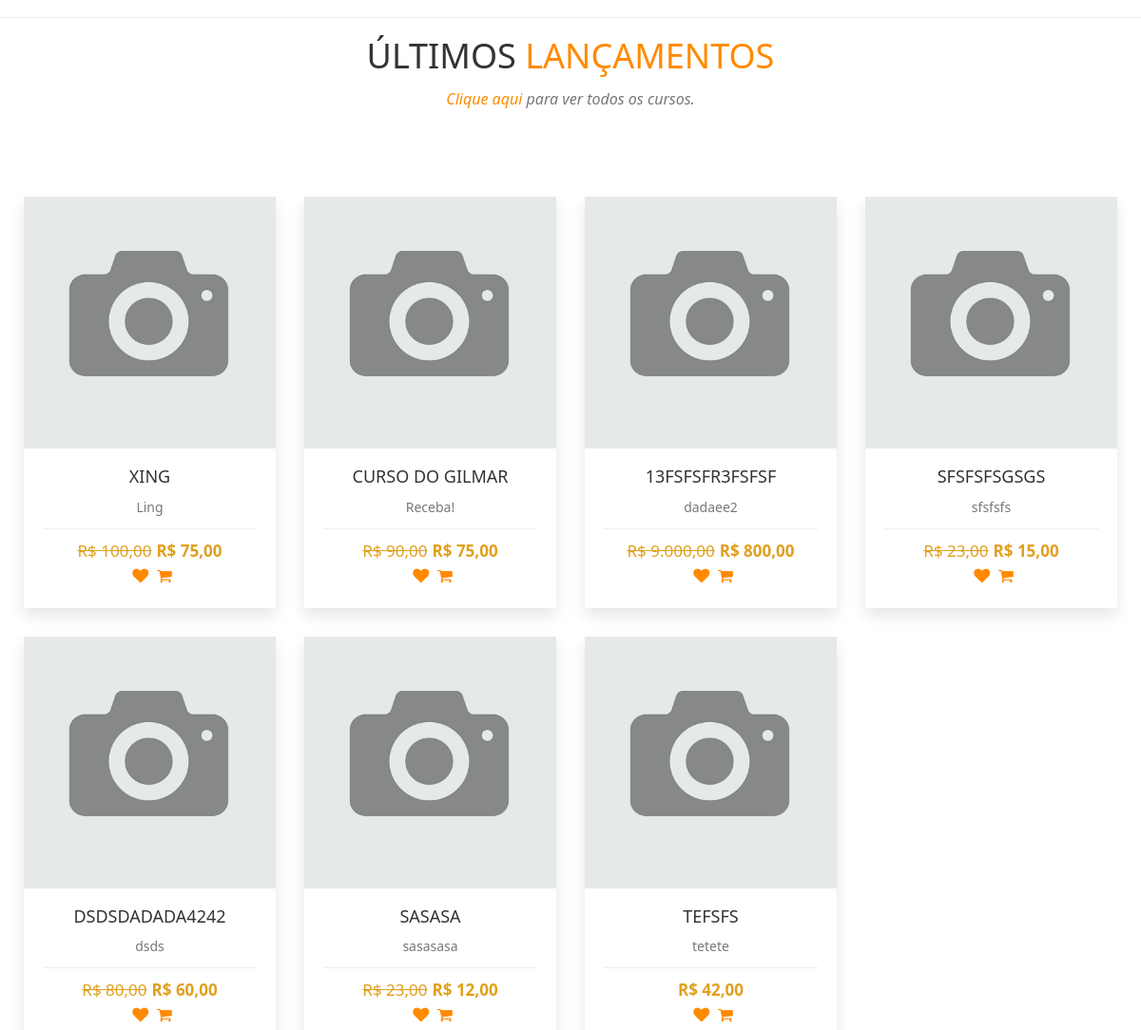
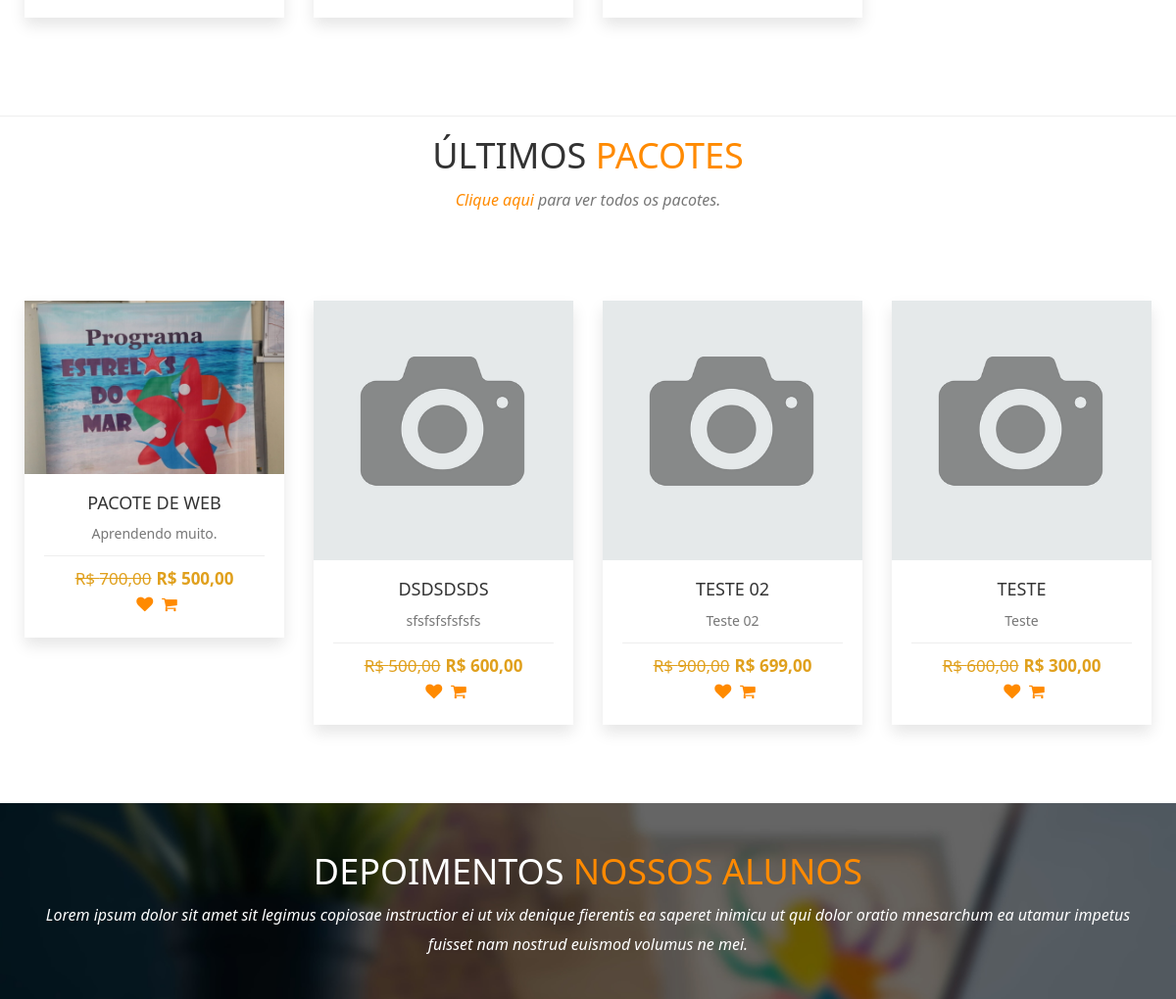
Before: / (middle part) with the older database file (2 pictures, top to bottom).
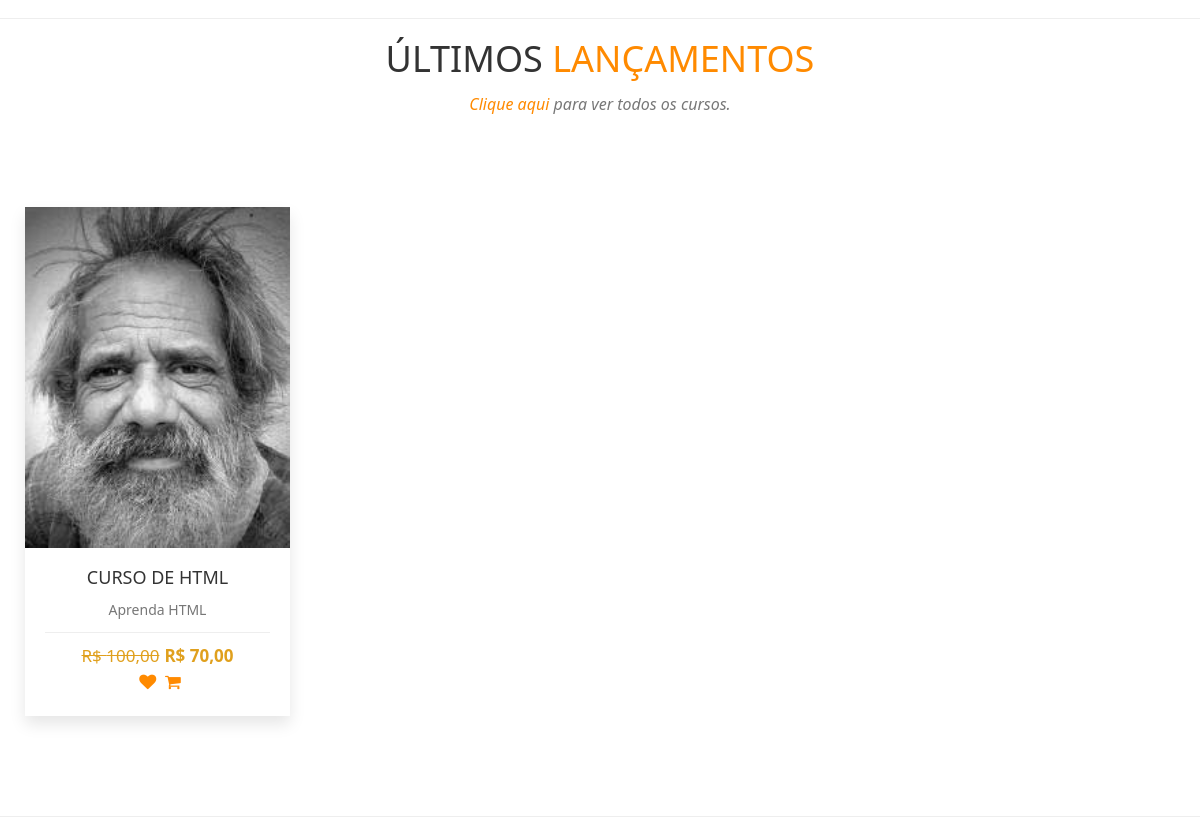
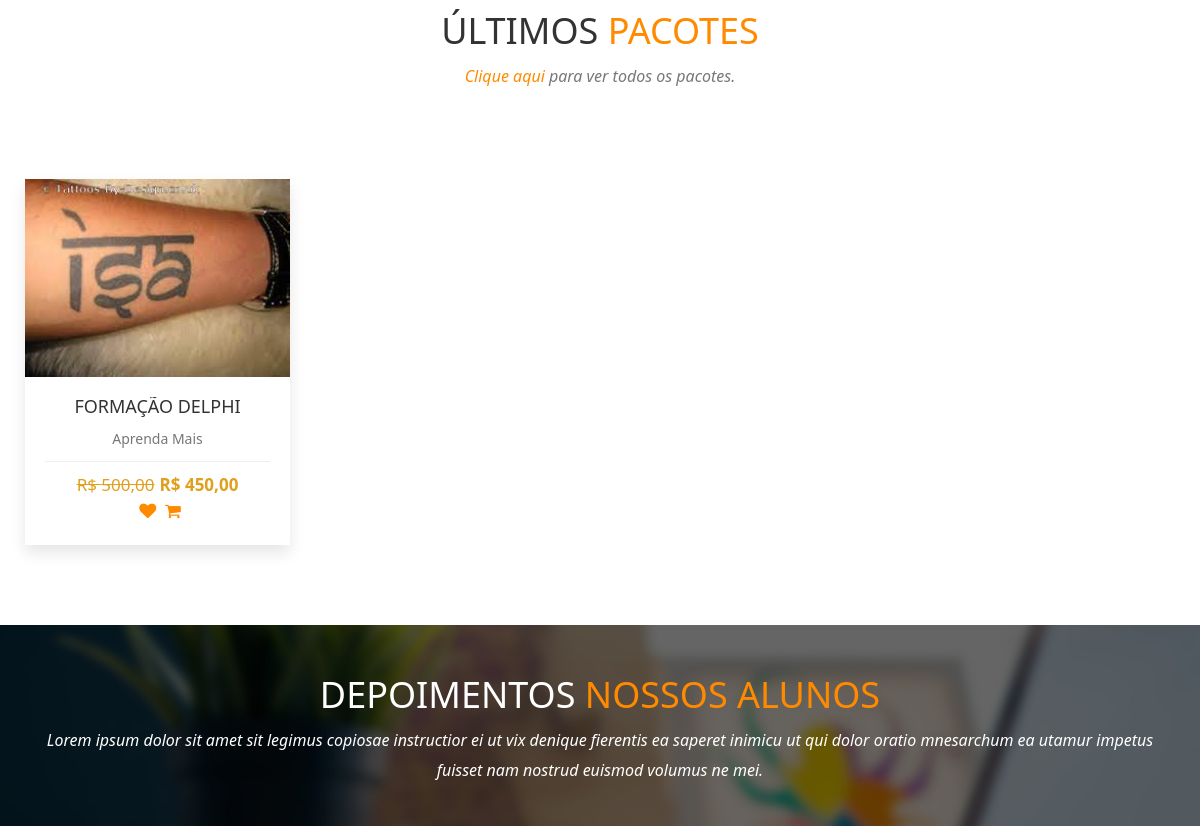
After: the same page with the newer database file (2 pictures, top to bottom).
### tables this page shows
CREATE TABLE `cursos` (
  `id` int(11) NOT NULL,
  `nome` varchar(50) NOT NULL,
  `desc_rapida` varchar(60) NOT NULL,
  `desc_longa` text NOT NULL,
  `valor` decimal(8,2) NOT NULL,
  `professor` int(11) NOT NULL,
  `categoria` int(11) NOT NULL,
  `imagem` varchar(100) NOT NULL,
  `status` varchar(20) NOT NULL,
  `carga` int(11) NOT NULL,
  `mensagem` varchar(255) NOT NULL,
  `arquivo` varchar(150) NOT NULL,
  `ano` int(11) NOT NULL,
  `palavras` varchar(255) NOT NULL,
  `grupo` int(11) NOT NULL,
  `nome_url` varchar(150) NOT NULL,
  `pacote` varchar(100) NOT NULL,
  `sistema` varchar(5) NOT NULL,
  `link` varchar(150) NOT NULL,
  `tecnologias` varchar(150) NOT NULL,
  `promocao` decimal(8,2) NOT NULL
);

CREATE TABLE `pacotes` (
  `id` int(11) NOT NULL,
  `nome` varchar(50) NOT NULL,
  `desc_rapida` varchar(60) NOT NULL,
  `desc_longa` text NOT NULL,
  `valor` decimal(8,2) NOT NULL,
  `professor` int(11) NOT NULL,
  `imagem` varchar(100) NOT NULL,
  `grupo` int(11) NOT NULL,
  `ano` int(11) NOT NULL,
  `palavras` varchar(255) NOT NULL,
  `nome_url` varchar(150) NOT NULL,
  `video` varchar(150) NOT NULL,
  `linguagem` int(11) NOT NULL,
  `promocao` decimal(8,2) NOT NULL
);

### index.php (the view, shortened to what this page needs)
<?php
require_once('cabecalho.php');
?>
<hr>
<?php
$query = $pdo->query("SELECT * FROM cursos WHERE status = 'Aprovado' AND sistema = 'Não' ORDER BY id desc limit 7");
$res = $query->fetchAll(PDO::FETCH_ASSOC);
$total_reg = @count($res);
if ($total_reg > 0) {
?>
<div class="section-heading text-center">
            <div class="col-md-12 col-xs-12">
                <h1>Últimos <span>Lançamentos</span></h1>
                <p class="subheading"><a href="cursos"><span>Clique aqui</span> </a> para ver todos os cursos. </p>
            </div>
        </div>
    <section id="portfolio">
        <div class="row" style="margin-left:10px; margin-right:10px; margin-top:-10px;">
            <?php
            for ($i = 0; $i < $total_reg; $i++) {
                $nome = $res[$i]['nome'];
                $desc_rapida = $res[$i]['desc_rapida'];
                $valor = $res[$i]['valor'];
                $promocao = $res[$i]['promocao'];
                $foto = $res[$i]['imagem'];
                $url = $res[$i]['nome_url'];
                $valorF = number_format($valor, 2, ',', '.',);
                $promocaoF = number_format($promocao, 2, ',', '.',);
            ?>
                <div class="col-xs-12 col-sm-6 col-md-3 col-lg-3 portfolio-item">
                    <div class="portfolio-one">
                        <div class="portfolio-head">
                            <div class="portfolio-img"><img alt="" src="sistema/painel-admin/img/cursos/<?php echo $foto ?>"></div>
                        </div>
                        <div class="portfolio-content" align="center">
                            <a href="curso-de-<?php echo $url ?>" title="Detalhes do Curso">
                                <h5 class="title"><?php echo $nome ?></h5>
                                <p style="margin-top:0px;"><?php echo $desc_rapida ?></p>
                            </a>
                            <div class="product-bottom-details">
                                <?php
                                if ($promocao > 0) {
                                ?>
                                    <div class="product-price"><small>R$ <?php echo $valorF ?></small>R$ <?php echo $promocaoF ?></div>
                                <?php } else { ?>
                                    <div class="product-price">R$ <?php echo $valorF ?></div>
                                <?php } ?>
                                <div class="product-links">
                                    <a href=""><i class="fa fa-heart"></i></a>
                                    <a href=""><i class="fa fa-shopping-cart"></i></a>
                                </div>
                            </div>
                        </div>
                    </div>
                </div>
            <?php
            }
            ?>
        </div>
    </section>
<?php
}
?>
<hr>
<?php
$query = $pdo->query("SELECT * FROM pacotes ORDER BY id desc limit 4");
$res = $query->fetchAll(PDO::FETCH_ASSOC);
$total_reg = @count($res);
if ($total_reg > 0) {
?>
<div class="section-heading text-center">
            <div class="col-md-12 col-xs-12">
                <h1>Últimos <span>Pacotes</span></h1>
                <p class="subheading"><a href="pacotes"><span>Clique aqui</span> </a> para ver todos os pacotes. </p>
            </div>
        </div>
    <section id="portfolio">
        <div class="row" style="margin-left:10px; margin-right:10px; margin-top:-10px;">
            <?php
            for ($i = 0; $i < $total_reg; $i++) {
                $nome = $res[$i]['nome'];
                $desc_rapida = $res[$i]['desc_rapida'];
                $valor = $res[$i]['valor'];
                $promocao = $res[$i]['promocao'];
                $foto = $res[$i]['imagem'];
                $url = $res[$i]['nome_url'];
                $valorF = number_format($valor, 2, ',', '.',);
                $promocaoF = number_format($promocao, 2, ',', '.',);
            ?>
                <div class="col-xs-12 col-sm-6 col-md-3 col-lg-3 portfolio-item">
                    <div class="portfolio-one">
                        <div class="portfolio-head">
                            <div class="portfolio-img"><img alt="" src="sistema/painel-admin/img/pacotes/<?php echo $foto ?>"></div>
                        </div>
                        <div class="portfolio-content" align="center">
                            <a href="cursos-do-<?php echo $url ?>" title="Detalhes do Pacote">
                                <h5 class="title"><?php echo $nome ?></h5>
                                <p style="margin-top:0px;"><?php echo $desc_rapida ?></p>
                            </a>
                            <div class="product-bottom-details">
                                <?php
                                if ($promocao > 0) {
                                ?>
                                    <div class="product-price"><small>R$ <?php echo $valorF ?></small>R$ <?php echo $promocaoF ?></div>
                                <?php } else { ?>
                                    <div class="product-price">R$ <?php echo $valorF ?></div>
                                <?php } ?>
                                <div class="product-links">
                                    <a href=""><i class="fa fa-heart"></i></a>
                                    <a href=""><i class="fa fa-shopping-cart"></i></a>
                                </div>
                            </div>
                        </div>
                    </div>
                </div>
            <?php
            }
            ?>
        </div>
    </section>
<?php
}
?>
<section id="testimonial">
    <div class="container">
        <div class="section-heading text-center">
            <div class="col-md-12 col-xs-12">
                <h1>Depoimentos <span>Nossos Alunos</span></h1>
                <p class="subheading">Lorem ipsum dolor sit amet sit legimus copiosae instructior ei ut vix denique fierentis ea saperet inimicu ut qui dolor oratio mnesarchum ea utamur impetus fuisset nam nostrud euismod volumus ne mei.</p>
            </div>
        </div>
    </div>
</section>
<?php
require_once('rodape.php');
?>

### cabecalho.php (shortened to what this page needs)
<!DOCTYPE html>
<html>
<head>
    <link rel="stylesheet" href="https://cdnjs.cloudflare.com/ajax/libs/font-awesome/4.5.0/css/font-awesome.min.css">
    <link rel="stylesheet" href="scss/main.css">
    <link rel="stylesheet" href="scss/skin.css">
    <link rel="stylesheet" href="scss/card.css">
    <link rel="stylesheet" href="scss/curso.css">
</head>
<body id="wrapper">
    <div id="area-conteudo">

### rodape.php (shortened to what this page needs)
</div>
</html>

### scss/card.css (style rules this page uses)
* { -webkit-box-sizing: border-box; box-sizing: border-box; }
.product-bottom-details { overflow: hidden; border-top: 1px solid #eee; padding-top: 10px; }
.product-bottom-details div { text-align:center; width: 100%; }
.product-price { font-size: 17px; color: #e0a01d; font-weight: 600; }
.product-price small { font-size: 100%; font-weight: 200; text-decoration: line-through; display: inline-block; margin-right: 5px; }
.product-links { text-align: right; }
.product-links a { display: inline-block; margin-left: 5px; color: #e1e1e1; transition: 0.3s; font-size: 17px; }

Changed rows visible on the page:
removed cursos: imagem (picture), nome "XING", desc_rapida "Ling", valor "100,00", promocao "75,00"
removed cursos: imagem (picture), nome "CURSO DO GILMAR", desc_rapida "Receba!", valor "90,00", promocao "75,00"
removed cursos: imagem (picture), nome "13FSFSFR3FSFSF", desc_rapida "dadaee2", valor "9.000,00", promocao "800,00"
removed cursos: imagem (picture), nome "SFSFSFSGSGS", desc_rapida "sfsfsfs", valor "23,00", promocao "15,00"
removed cursos: imagem (picture), nome "DSDSDADADA4242", desc_rapida "dsds", valor "80,00", promocao "60,00"
removed cursos: imagem (picture), nome "SASASA", desc_rapida "sasasasa", valor "23,00", promocao "12,00"
removed cursos: imagem (picture), nome "TEFSFS", desc_rapida "tetete", valor "42,00"
removed pacotes: imagem (picture), nome "PACOTE DE WEB", desc_rapida "Aprendendo muito.", valor "700,00", promocao "500,00"
removed pacotes: imagem (picture), nome "DSDSDSDS", desc_rapida "sfsfsfsfsfsfs", valor "500,00", promocao "600,00"
removed pacotes: imagem (picture), nome "TESTE 02", desc_rapida "Teste 02", valor "900,00", promocao "699,00"
removed pacotes: imagem (picture), nome "TESTE", desc_rapida "Teste", valor "600,00", promocao "300,00"
now on this page (row edited): cursos: imagem (picture), nome "CURSO DE HTML", desc_rapida "Aprenda HTML", valor "100,00", promocao "70,00"
added pacotes: imagem (picture), nome "FORMAÇÃO DELPHI", desc_rapida "Aprenda Mais", valor "500,00", promocao "450,00"
